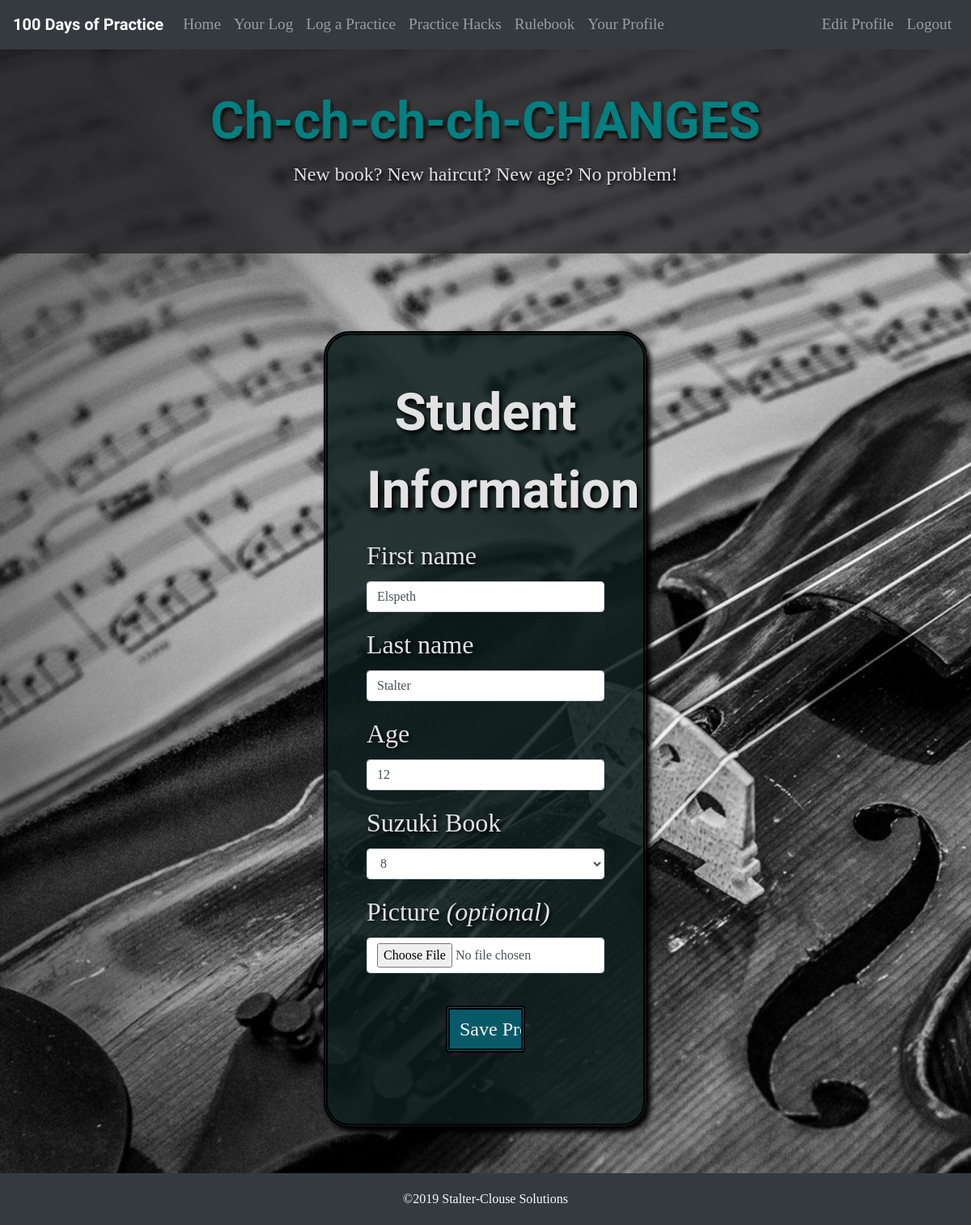
Screenshot of /editprofile.php (signed in) with the database file from the repository.
### tables this page shows
CREATE TABLE `student_list` (
  `student_id` int(11) NOT NULL AUTO_INCREMENT,
  `username` varchar(40) NOT NULL,
  `password` varchar(255) NOT NULL,
  `first_name` varchar(40) DEFAULT NULL,
  `last_name` varchar(40) DEFAULT NULL,
  `age` varchar(3) DEFAULT NULL,
  `suzuki_book` varchar(15) DEFAULT NULL,
  `picture` varchar(40) DEFAULT NULL,
  `practice_counter` int(5) DEFAULT '0',
  PRIMARY KEY (`student_id`)
);

### editprofile.php (the view, shortened to what this page needs)
<?php
    require_once('templates/header.php');
    require_once('templates/navmenu.php');
?>
    <div class="jumbotron mt-5 bg-header">
        <h1 class="text-center page-title">Ch-ch-ch-ch-CHANGES</h1>
        <p class="text-center secondary-page-title">New book? New haircut? New age? No problem!</p>
    </div>
<?php
    $dbc = mysqli_connect(DB_HOST, DB_USER, DB_PASSWORD, DB_NAME)
            or die("The database connection failed.");
    if (isset($_POST['submit']))
    {
        $first_name = mysqli_real_escape_string($dbc, trim($_POST['firstname']));
        $last_name = mysqli_real_escape_string($dbc, trim($_POST['lastname']));
        $age = mysqli_real_escape_string($dbc, trim($_POST['age']));
        $suzuki_book = mysqli_real_escape_string($dbc, trim($_POST['suzukiBook']));
        $old_picture = mysqli_real_escape_string($dbc, trim($_POST['old_picture']));
        $new_picture = mysqli_real_escape_string($dbc, trim($_FILES['new_picture']['name']));
        $new_picture_type = $_FILES['new_picture']['type'];
        $new_picture_size = $_FILES['new_picture']['size'];
        $error = false;
        if (!empty($new_picture))
        {
            list($new_picture_width, $new_picture_height) = getimagesize($_FILES['new_picture']['tmp_name']);
            if ((($new_picture_type == 'image/gif') || ($new_picture_type == 'image/jpeg') || ($new_picture_type == 'image/pjpeg') ||
                ($new_picture_type == 'image/png')) && ($new_picture_size > 0) && ($new_picture_size <= MM_MAXFILESIZE) &&
                ($new_picture_width <= MM_MAXIMGWIDTH) && ($new_picture_height <= MM_MAXIMGHEIGHT))
            {
                if ($_FILES['new_picture']['error'] == 0)
                {
                    $target = MM_UPLOADPATH . basename($new_picture);
                    if (move_uploaded_file($_FILES['new_picture']['tmp_name'], $target))
                    {
                        if (!empty($old_picture) && ($old_picture != $new_picture))
                        {
                            @unlink(MM_UPLOADPATH . $old_picture);
                        }
                    }
                    else
                    {
                        @unlink($_FILES['new_picture']['tmp_name']);
                        $error = true;
                        echo '<div class="container text-center error">Your picture was not uploaded. Please try again.</div>';
                    }
                }
            }
            else
            {
                @unlink($_FILES['new_picture']['tmp_name']);
                $error = true;
                echo '<div class="container text-center error">Your picture must be a GIF, JPEG, or PNG image file no greater than ' . (MM_MAXFILESIZE / 1024)
                        . ' KB and ' . MM_MAXIMGWIDTH . 'x' . MM_MAXIMGHEIGHT . ' pixels in size.</div>';
            }
        }
        if (!$error)
        {
            if (!empty($first_name) && !empty($last_name) && !empty($age) && !empty($suzuki_book))
            {
                if (!empty($new_picture))
                {
                    $query = "UPDATE student_list SET first_name = '$first_name', last_name = '$last_name', age = '$age', " .
                            " suzuki_book = '$suzuki_book', picture = '$new_picture' WHERE student_id = '" . $_SESSION['student_id'] . "'";
                }
                else
                {
                    $query = "UPDATE student_list SET first_name = '$first_name', last_name = '$last_name', age = '$age', " .
                            " suzuki_book = '$suzuki_book' WHERE student_id = '" . $_SESSION['student_id'] . "'";
                }
                mysqli_query($dbc, $query)
                        or die("Rats! This query fell off the treadmill!");
                echo '<div class="info-container col-5 p-5 text-center mr-auto ml-auto">Your profile has been successfully updated. Would you like to <a href="viewprofile.php" class="text-info">view your profile</a>?</div>';
                mysqli_close($dbc);
                exit();
            }
            else
            {
                echo '<div class="container text-center error">All profile data must be entered to continue.</div>';
            }
        }
    }
    else
    {
        $query = "SELECT first_name, last_name, age, suzuki_book, picture FROM student_list WHERE student_id = '" . $_SESSION['student_id'] . "'";
        $data = mysqli_query($dbc, $query)
                or die("Rats! This query fell off the treadmill!");
        $row = mysqli_fetch_array($data);
        if ($row != NULL)
        {
            $first_name = $row['first_name'];
            $last_name = $row['last_name'];
            $age = $row['age'];
            $suzuki_book = $row['suzuki_book'];
        }
        else
        {
            echo '<div class="container text-center error">There was a problem accessing your profile.</div>';
        }
    }
?>
    <div class="container col-4 p-5 form-box">
        <form enctype="multipart/form-data" method="post" action="<?php echo $_SERVER['PHP_SELF']; ?>" class="needs-validation" novalidate>
            <fieldset>
                <legend class="text-center">Student Information</legend>
                <div class="form-group">
                    <label for="firstname">First name</label>
                    <input class="form-control" type="text" id="firstname" name="firstname" pattern="^[a-zA-Z]+(([',. -][a-zA-Z ])?[a-zA-Z]*)*$" value="<?php if (!empty($first_name)) echo $first_name; ?>" required />
                </div>
                <div class="form-group">
                    <label for="lastname">Last name</label>
                    <input class="form-control" type="text" id="lastname" name="lastname" pattern="^[a-zA-Z]+(([',. -][a-zA-Z ])?[a-zA-Z]*)*$" value="<?php if (!empty($last_name)) echo $last_name; ?>" required />
                </div>
                <div class="form-group">
                    <label for="age">Age</label>
                    <input class="form-control" type="text" id="age" name="age" pattern="^(0|[1-9]\d*)(\.\d+)?$" value="<?php if (!empty($age)) echo $age; ?>" required />
                </div>
                <div class="form-group">
                    <label for="suzukiBook">Suzuki Book</label>
                    <select class="form-control" id="suzukiBook" name="suzukiBook" value="<?php if (empty($suzuki_book)) echo "Select your Suzuki Book"; ?>" required />
                        <option value="8" <?php if (!empty($suzuki_book) && $suzuki_book == '8') echo 'selected = "selected"'; ?>>8</option>
                </div>
                <div class="form-group">
                    <label for="new_picture">Picture <i>(optional)</i></label>
                    <input class="form-control" type="file" id="new_picture" name="new_picture" />
                </div>
            </fieldset>
            <div class="form-group text-center">
                <input class="btn btn-teal m-4 col-4 text-light" id="submit" type="submit" value="Save Profile" name="submit" />
            </div>
        </form>
    </div>
<?php
    require_once('templates/footer.php');
?>

### styles/styles.css (style rules this page uses)
body { background-image: url(../images/violin-wallpaper-bw.jpg); background-repeat: no-repeat; background-size: cover; padding-bottom: 120px; font-family: 'PT Serif', serif; }
.page-title { font-family: 'Bad Script', cursive; font-weight: bold; font-size: 4em; color: teal; }
.secondary-page-title { font-size: 1.5em; }
.form-box { color: rgb(226, 226, 226); background-color: rgba(12, 29, 29, 0.85); margin-top: 6em; border-radius: 2em; text-shadow: 2px 3px 4px black; box-shadow: 4px 5px 6px black; border: 5px double black; }
legend { font-family: 'Bad Script', cursive; font-weight: bold; font-size: 4em; text-shadow: 3px 4px 5px black; }
label { font-size: 2em; }
.btn-teal { background-color: rgb(9, 90, 104); transition-property: all; transition-duration: .4s; font-size: 1.5em; border: 5px double black; }
.bg-header { background-color: rgba(38, 37, 39, 0.8); color: rgb(226, 226, 226); text-shadow: 2px 3px 4px black; }

### rows the page displays
student_list: firstname "Elspeth", lastname "Stalter", age "12", suzukiBook "8"
